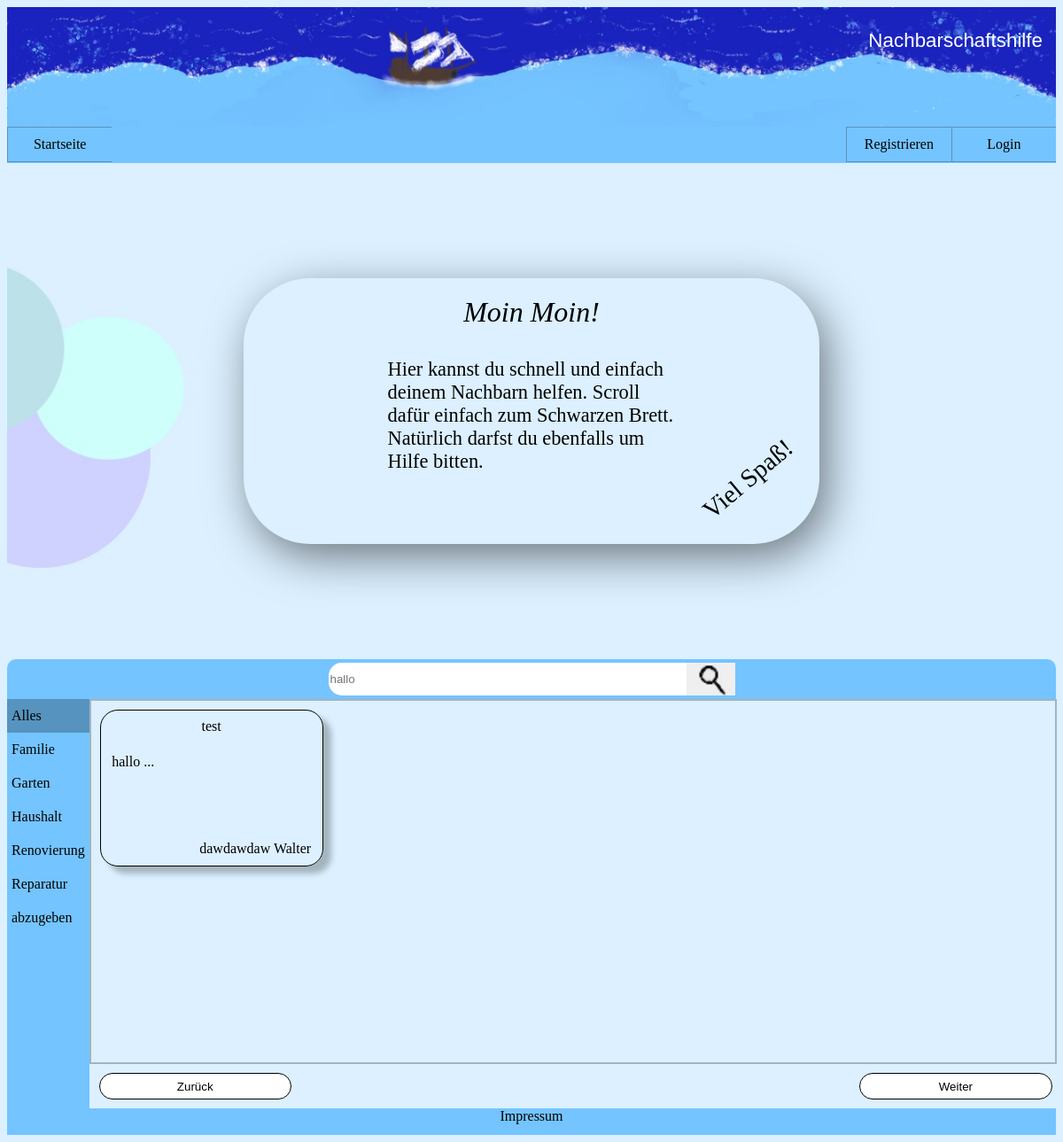
Screenshot of /index.php?sucheingabe=hallo
 with the database file from the repository.
### tables this page shows
CREATE TABLE Kategorie (
            ID INTEGER PRIMARY KEY,
            Name TEXT(20)
        );

CREATE TABLE Hilfsgesuch (
            ID INTEGER PRIMARY KEY AUTOINCREMENT,
            Titel TEXT(40),
            Beschreibung TEXT(1200),
            Kategorie INTEGER,
            Ersteller INTEGER,
            FOREIGN KEY(Kategorie) REFERENCES Kategorie(ID),
            FOREIGN KEY(Ersteller) REFERENCES Nutzer(ID)
        );

CREATE TABLE Nutzer (
            ID INTEGER PRIMARY KEY AUTOINCREMENT,
            EMail TEXT(40),
            Vorname TEXT(20),
            Nachname TEXT(20),
            Addresse TEXT(40),
            bild TEXT(40),
            PLZ INTEGER,
            telnr INTEGER,
            passwort TEXT(255),
            FOREIGN KEY(PLZ) REFERENCES Stadt(PLZ)
        );

### Klassen/View/View_Index.php (called while the page is built, shortened)
<?php
class View_Index{
    public function lade_Template($tpl){
        include "Klassen/Templates/".$tpl.".php";
        $ausgabe = ob_get_contents();
        return $ausgabe;
    }
}

### Klassen/Kontroller/Kontroller_Index.php (called while the page is built, shortened)
<?php
class Kontroller_Index{
    private $model_Gesuche;
    private $model_Kategorien;
    private $view;
    public function __construct($pfad){
        $this->model_Gesuche = new Model_Hilfsgesuche("Datenbank/");
        $this->model_Kategorien = new Model_Kategorien("Datenbank/");
        $this->view = new View_Index();
    }
    public function display_Hilfsangebote(){
        if($this->model_Gesuche->hilfsgesuche($_GET['kategorie'], $_GET['sucheingabe'])){
            $this->view = new View_Index();
            $erg = $this->model_Gesuche->get_ergebnisse();
            foreach($erg as $row){
                $this->view->set_Hilfsgesuche($row['ID'], $row['nutzerID'], $row['Titel'], $row['Vorname'], $row['Nachname'], $row['Beschreibung']);
            }
            return $this->view->lade_Template("tp_Angebot_Box");
        }else{
        }
    }
    public function display_Index_Kategorien(){
        if($this->model_Kategorien->get_Kategorien()){
            $erg = $this->model_Kategorien->get_erg();
            $such_eingabe = "";
            if($_GET['sucheingabe'] != ''){
                $such_eingabe = $_GET['sucheingabe'];
            }
            foreach($erg as $rslt){
                $active = "";
                if ($_GET['kategorie'] == $rslt['ID']) {
                    $active = "active";
                }
                $this->view->set_Kategorie_Index($rslt['ID'], $rslt['Name'], $active, $such_eingabe);
            }
        }
       return $this->view->lade_Template("tp_Kategorien_Index");
    }
}
?>

### Klassen/Model/Model_Kategorien.php (called while the page is built, shortened)
<?php
class Model_Kategorien{
    private $db;
    public function __construct($pfad){
        include $pfad."db_Verbindung.php";
        $this->db = $verbindung;
    }
    public function get_Kategorien(){
        try{
            $query = $this->db->prepare("SELECT * FROM Kategorie ORDER BY Name ASC");
            $query->execute();
            $this->erg =  $query->fetchAll();
            return true;
        }catch(Exception $e){
            return false;
        }
    }
}

### Klassen/Model/Model_Hilfsgesuche.php (called while the page is built, shortened)
<?php
class Model_Hilfsgesuche{
    private $db;
    public function __construct($pfad){
        include $pfad."db_Verbindung.php";
        $this->db = $verbindung;
    }
    public function hilfsgesuche($kategorie, $sucheingabe){
        try{
            $query = "SELECT Hilfsgesuch.ID as ID, Titel, SUBSTRING(Hilfsgesuch.Beschreibung, 1, 100) AS Beschreibung, Kategorie ,Nutzer.ID as nutzerID, Vorname, Nachname
            FROM Hilfsgesuch LEFT JOIN Nutzer on Hilfsgesuch.Ersteller = Nutzer.ID";
            $query_Zusatz_1 = "";
            $query_Zusatz_2 = "";
            if ($sucheingabe != '') {
            $query_Zusatz_1 = "Beschreibung LIKE '%" . $sucheingabe . "%'
                        OR Vorname LIKE '%" . $sucheingabe . "%'
                        OR Nachname LIKE '%" . $sucheingabe . "%'
                        OR Titel LIKE '%" . $sucheingabe . "%'
                        ";
            }
            if ($query_Zusatz_1 != '' && $query_Zusatz_2 != '') {
            $query = $query . " WHERE (" . $query_Zusatz_1 . ") AND (" . $query_Zusatz_2 . ")";
            } else if ($query_Zusatz_1 != '' || $query_Zusatz_2 != '') {
            $query = $query . " WHERE " . $query_Zusatz_1 . "" . $query_Zusatz_2;
            }
            $query = $this->db->prepare($query);
            $query->execute();
            $this->erg = $query->fetchAll();
            return true;
        }catch(Exception $e){
            return false;
        }
    }
}

### Klassen/Templates/tp_Kategorien_Index.php (the view, shortened to what this page needs)
<?php foreach ($this->kategorien as $reihe): ?>
        <li>
            <a id="<?php echo $reihe[0] ?>" class="hidden <?php echo $reihe[2] ?>" onclick="fun_test(<?php echo $reihe[0] ?>)">
                    <?php echo $reihe[1] ?>
            </a>
        </li>
<?php endforeach; ?>

### Klassen/Templates/tp_Angebot_Box.php
<?php foreach ($this->kategorien as $anzeige): ?>
    <div>
        <p class="ueberschrift">
            <?php echo $anzeige[2] ?>
        </p>
        <a class="beschreibung" href="Pins/angebot_eins.php?id=<?php echo urlencode($anzeige[0])?>">
            <?php echo $anzeige[5] ?>...
        </a>
        <a class="autor" href="Konto/konto_uebersicht.php?id=<?php echo urlencode($anzeige[1])?>">
            <?php echo $anzeige[3].' '.$anzeige[4]  ?>
        </a>
    </div>
<?php endforeach;?>

### CSS/style.css (style rules this page uses)
body { background-color: #dcf0ff; }

### CSS/index.css (style rules this page uses)
.Container_kleine_Angebote div { min-width: 175px; width: 80%; height: 175px; border: 1px solid black; border-radius: 20px; margin-top: 10px; margin-bottom: 10px; margin-left: auto; margin-right: auto; box-shadow: 9px 8px 6px #A4B4BF; display: grid; grid-template-rows: 5% 23% 22% 25% 20% 5%; grid-template-columns: 5% 20% 25% 25% 20% 5%; }
.Container_kleine_Angebote .ueberschrift { width: 100%; text-align: center; margin: 0; grid-column: 2/6; grid-row: 2/2; }
.Container_kleine_Angebote .beschreibung { width: 100%; height:100%; text-align: left; margin:0; word-wrap: break-word; grid-column: 2/6; grid-row: 3/5; }
.Container_kleine_Angebote .autor { text-align: right; width: 100%; margin-bottom: 0px; grid-column: 2/6; grid-row: 5/5 }
.Container_kleine_Angebote a { text-decoration: none; color: black; font-family: Cambria, Cochin, Georgia, Times, 'Times New Roman', serif; font-size: 1.0em; margin-top: 16px; }
.erweitertes_Such_Navi .hidden { display: none; }
@media (min-width: 601px) { .erweitertes_Such_Navi a { color: black; display: block; padding: 10px 5px; text-decoration: none; } }
@media (min-width: 601px) { .erweitertes_Such_Navi .active { background-color: #5693BF; } }
@media (min-width: 1024px) { .Container_kleine_Angebote div { width: 250px; } }

### rows the page displays
kategorie: Name "Alles"
kategorie: Name "Familie"
kategorie: Name "Garten"
kategorie: Name "Haushalt"
kategorie: Name "Renovierung"
kategorie: Name "Reparatur"
kategorie: Name "abzugeben"
hilfsgesuch: Titel "test", anzeige "hallo", Ersteller.Vorname "dawdawdaw", Ersteller.Nachname "Walter"
